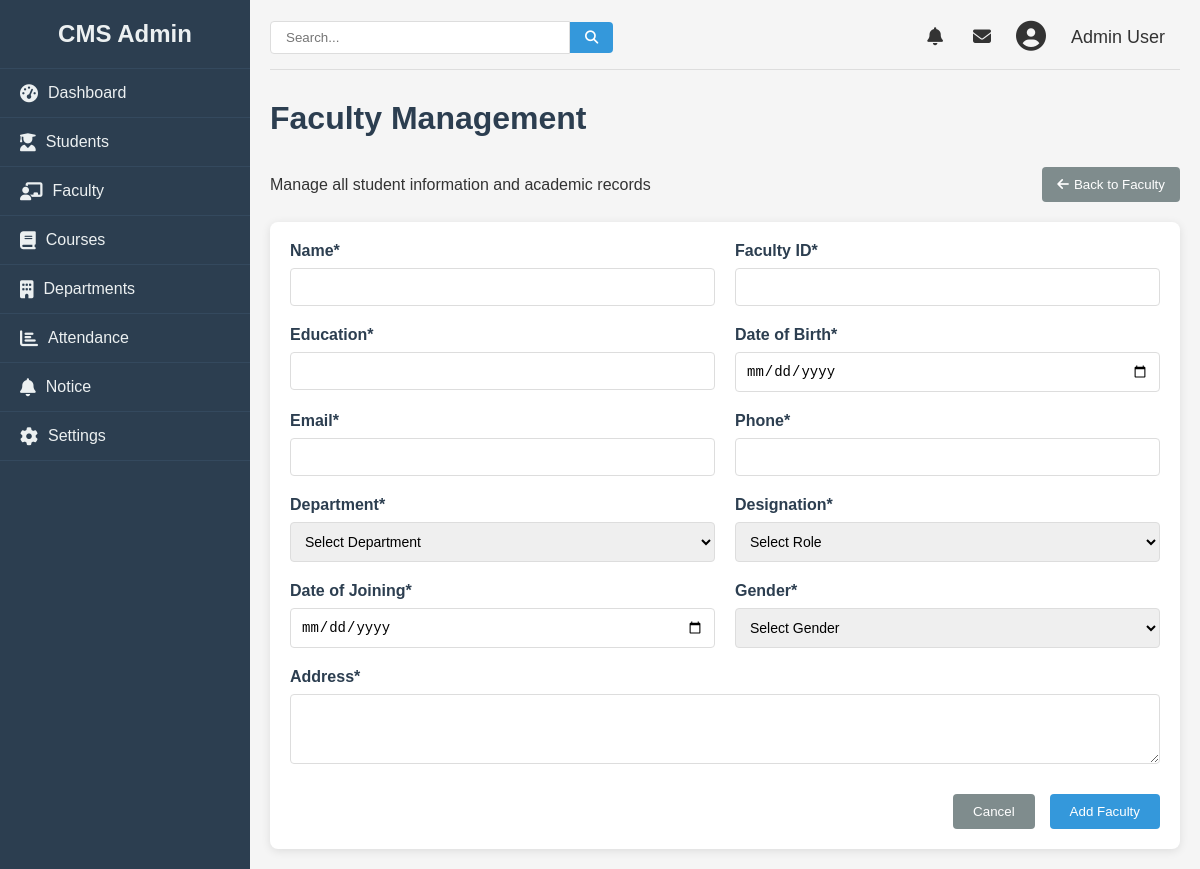
The page /admin/update/faculty/7 on the database as committed earlier.
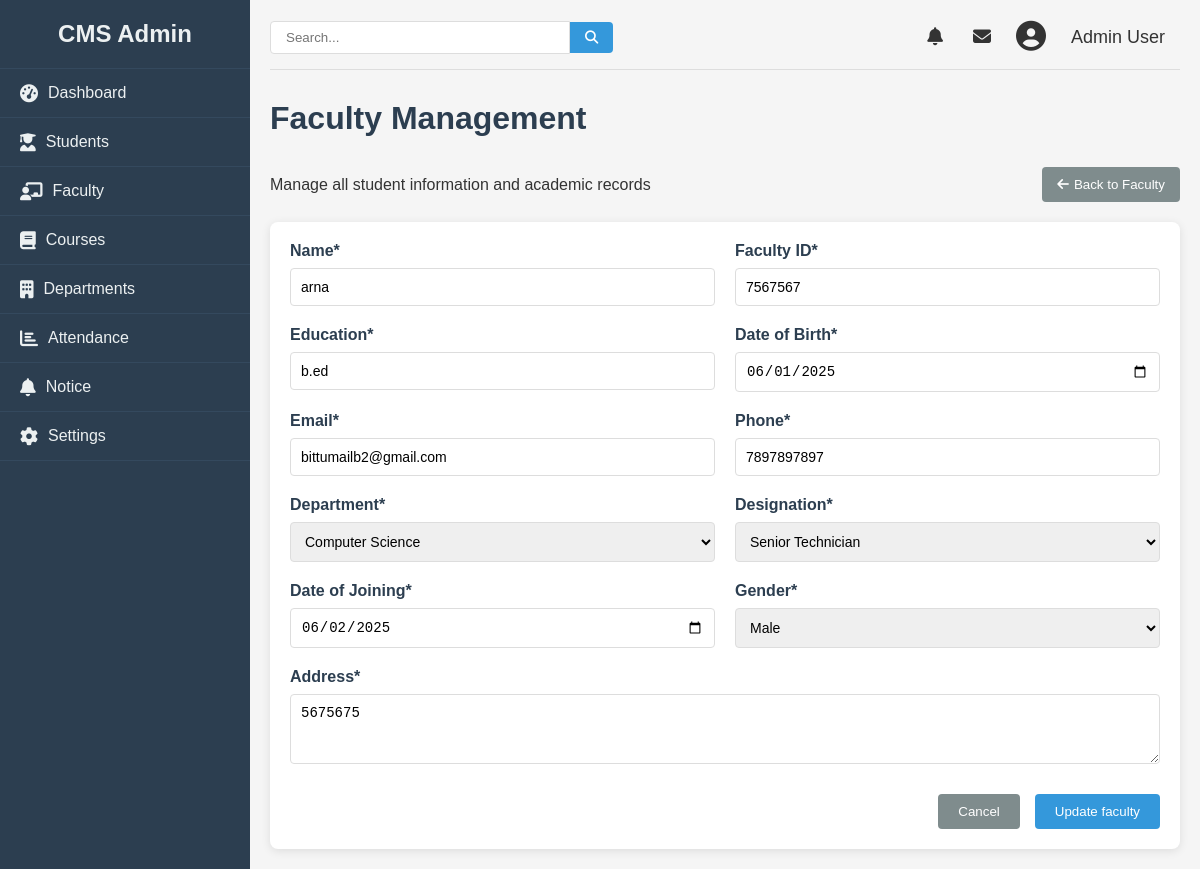
The same page on the database as committed later.
### college/model.py (models this page shows, shortened)
class Faculty(db.Model):
    id = db.Column(db.Integer, primary_key=True)
    name = db.Column(db.String(100), nullable=False)
    facultyid = db.Column(db.Integer, nullable=False)
    education = db.Column(db.String(100), nullable=False)
    email = db.Column(db.String(100), nullable=False)
    phone = db.Column(db.Integer, nullable=False)
    department = db.Column(db.Integer, nullable=False)
    role = db.Column(db.Integer, nullable=False)
    dob = db.Column(db.Date, nullable=False)
    doj = db.Column(db.Date, nullable=False)
    gender = db.Column(db.String, nullable=False)
    address = db.Column(db.String, nullable=False)

### college/admin/update.py (the view, shortened to what this page needs)
@app.route("/admin/update/faculty/<id>", methods = ["GET", "POST"])
def updatefaculty(id):
    faculty = Faculty.query.get(id)
    return render_template("addfaculty.html", data= faculty, departments= dep, designations = designs)

### college/admin/templates/addfaculty.html (shortened to what the changed rows need)
{% from "macro/cmsnav.html" import cmsnav%}
{%extends "admbase.html"%}
{%block head%}
<link rel="stylesheet" href="{{url_for('static', filename='css/styles.css')}}">
<link rel="stylesheet" href="https://cdnjs.cloudflare.com/ajax/libs/font-awesome/6.4.0/css/all.min.css">
{%endblock%}
{%block content%}
<div class="container" w-tid="21">
    {{cmsnav()}}
    <main class="main-content" w-tid="111">
        <div id="dashboard-page" class="content-section" w-tid="139">
            <div class="dashboard" w-tid="141">
                <h1 w-tid="357">Faculty Management</h1>
                <div class="student-form-container" w-tid="1519">
                    {%if data%}
                    <form id="add-student-form" method="POST" action="/admin/update/faculty/{{data.id}}" class="student-form"
                        w-tid="1521">
                        {%else%}
                        <form id="add-student-form" method="POST" action="/admin/addfaculty" class="student-form"
                        w-tid="1521">
                        {%endif%}
                        <div class="form-row" w-tid="1523">
                            <div class="form-group" w-tid="1525">
                                <label for="name" w-tid="1527">Name*</label>
                                <input type="text" id="new-firstName" name="name" required="" w-tid="1529" value="{{data.name}}">
                            </div>
                            <div class="form-group" w-tid="1525">
                                <label for="facultyid" w-tid="1527">Faculty ID*</label>
                                <input type="text" id="new-firstName" name="facultyid" required="" w-tid="1529"
                                value="{{data.facultyid}}">
                            </div>
                        </div>
                        <div class="form-row" w-tid="1523">
                            <div class="form-group" w-tid="1525">
                                <label for="education" w-tid="1527">Education*</label>
                                <input type="text" id="new-firstName" name="education" required="" w-tid="1529" value="{{data.education}}">
                            </div>
                            <div class="form-group" w-tid="1571">
                                <label for="new-dob" w-tid="1573">Date of Birth*</label>
                                <input type="date" id="new-dob" name="dob" required="" w-tid="1575" value="{{data.dob}}">
                            </div>
                        </div>
                        <div class="form-row" w-tid="1537">
                            <div class="form-group" w-tid="1539">
                                <label for="new-email" w-tid="1541">Email*</label>
                                <input type="email" id="new-email" name="email" required="" w-tid="1543"
                                value="{{data.email}}">
                            </div>
                            <div class="form-group" w-tid="1545">
                                <label for="new-phone" w-tid="1547">Phone*</label>
                                <input type="tel" id="new-phone" name="phone" required="" w-tid="1549" value="{{data.phone}}">
                            </div>
                        </div>
                        <div class="form-row" w-tid="1551">
                            <div class="form-group" w-tid="1553">
                                <label for="new-department" w-tid="1555">Department*</label>
                                <select id="new-department" name="department" required="" w-tid="1557">
                                    <option value="">Select Department</option>
                                    {%for dep in departments%}
                                    <option {%if dep==data.department%}selected{%endif%} value="{{dep}}">{{dep}}
                                    </option>
                                    {%endfor%}
                                </select>
                            </div>
                            <div class="form-group" w-tid="1561">
                                <label for="role" w-tid="1563">Designation*</label>
                                <select id="role" name="role" required="" w-tid="1565">
                                    <option value="">Select Role</option>
                                    {%for des in designations%}
                                    <option {%if des==data.role%}selected{%endif%} value="{{des}}">{{des}}
                                    </option>
                                    {%endfor%}
                                </select>
                            </div>
                        </div>
                        <div class="form-row" w-tid="1569">
                            <div class="form-group" w-tid="1571">
                                <label for="doj" w-tid="1573">Date of Joining*</label>
                                <input type="date" id="doj" name="doj" required="" w-tid="1575" value="{{data.doj}}">
                            </div>
                            <div class="form-group" w-tid="1577">
                                <label for="new-gender" w-tid="1579">Gender*</label>
                                <select id="new-gender" name="gender" required="" w-tid="1581">
                                    <option value="" w-tid="1583">Select Gender</option>
                                    {%set genders = ['Male', 'Female', 'Other']%}
                                    {%for gender in genders%}
                                    <option value="{{gender}}" {%if gender == data.gender%}selected{%endif%} w-tid="1585">{{gender}}</option>
                                    {%endfor%}
                                </select>
                            </div>
                        </div>
                        <div class="form-row" w-tid="1591">
                            <div class="form-group full-width" w-tid="1593">
                                <label for="new-address" w-tid="1595">Address*</label>
                                <textarea id="new-address" name="address" rows="3" required="" w-tid="1597">{{data.address}}</textarea>
                            </div>
                        </div>
                        <div class="form-actions" w-tid="1599">
                            <a href="/admin/faculty">
                            <button type="button" id="cancel-add-student" class="cancel-btn"
                                w-tid="1601">Cancel</button></a>
                            {%if data%}
                            <button type="submit" class="save-btn" w-tid="1603">Update faculty</button>
                            {%else%}
                            <button type="submit" class="save-btn" w-tid="1603">Add Faculty</button>
                            {%endif%}
                        </div>
                    </form>
                </div>
            </div>
        </div>
    </main>
</div>
{%endblock%}

Rows that differ between the two databases and show on the page:
added Faculty: name "arna", facultyid "7567567", education "b.ed", dob "06/01/2025", email "bittumailb2@gmail.com", phone "7897897897", department "Computer Science", role "Senior Technician", doj "06/02/2025", gender "Male", address "5675675"
Other text that changed with them:
form field department: "Select Department" → (not shown)
form field role: "Select Role" → (not shown)
form field gender: "Select Gender" → (not shown)
text no longer shown: "Add Faculty"
text now shown: "Update faculty"
